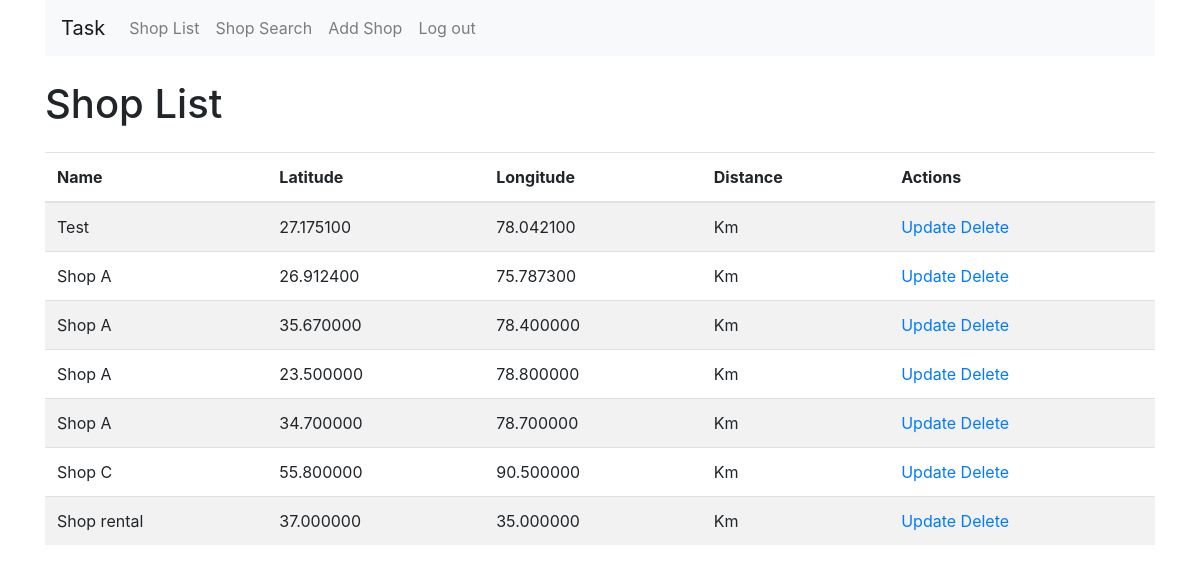
The app's page / (signed in) with its own data.
### shop/models.py (models this page shows, shortened)
class Shop(models.Model):
    name = models.CharField(max_length=100)
    latitude = models.DecimalField(max_digits=9, decimal_places=6)
    longitude = models.DecimalField(max_digits=9, decimal_places=6)
    user = models.ForeignKey(settings.AUTH_USER_MODEL, blank=True, null=True, on_delete=models.CASCADE)

### shop/views.py (the view, shortened to what this page needs)
# urls.py: path('', views.shop_list, name='shop_list'),
def shop_list(request):
    shops = Shop.objects.all()
    user_latitude = request.GET.get('lat')
    user_longitude = request.GET.get('lng')
    for shop in shops:
        if user_latitude is not None and user_longitude is not None:
            shop.distance = calculate_distance(user_latitude, user_longitude, shop.latitude, shop.longitude)
        else:
            shop.distance = None  # Set distance as None if user's location is not available
    return render(request, 'list.html', {'shops': shops})

### templates/list.html (shortened to what this page needs)
{% extends 'base.html' %}
{% block content %}
<div>
  <h1 class="mt-4">Shop List</h1>
  <table class="table table-striped mt-4">
    <thead>
      <tr>
        <th>Name</th>
        <th>Latitude</th>
        <th>Longitude</th>
        <th>Distance</th>
        {% if user.is_authenticated %}
          <th>Actions</th>
        {% endif %}
      </tr>
    </thead>
    <tbody>
      {% for shop in shops %}
        <tr>
          <td>{{ shop.name }}</td>
          <td>{{ shop.latitude }}</td>
          <td>{{ shop.longitude }}</td>
          <td>{{ shop.distance|floatformat:2 }} Km</td>
          {% if user.is_authenticated and shop.user == user %}
            <td>
              <a href="{% url 'shop_update' shop.pk %}">Update</a>
              <a href="{% url 'shop_delete' shop.pk %}">Delete</a>
            </td>
          {% else %}
          <td>
            <a href="">Update</a>
            <a href="">Delete</a>
          </td>
          {% endif %}
        </tr>
      {% endfor %}
    </tbody>
  </table>
</div>
{% endblock content %}

### records on screen
Shop: name "Test", latitude "27.175100", longitude "78.042100", shows "Update"
Shop: name "Shop A", latitude "26.912400", longitude "75.787300", shows "Update"
Shop: name "Shop A", latitude "35.670000", longitude "78.400000", shows "Update"
Shop: name "Shop A", latitude "23.500000", longitude "78.800000", shows "Update"
Shop: name "Shop A", latitude "34.700000", longitude "78.700000", shows "Update"
Shop: name "Shop C", latitude "55.800000", longitude "90.500000", shows "Update"
Shop: name "Shop rental", latitude "37.000000", longitude "35.000000", shows "Update"
